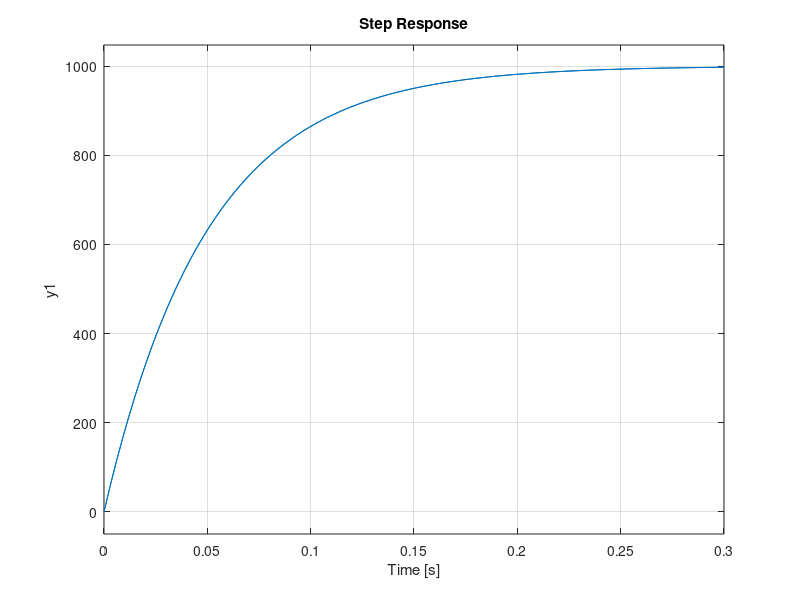
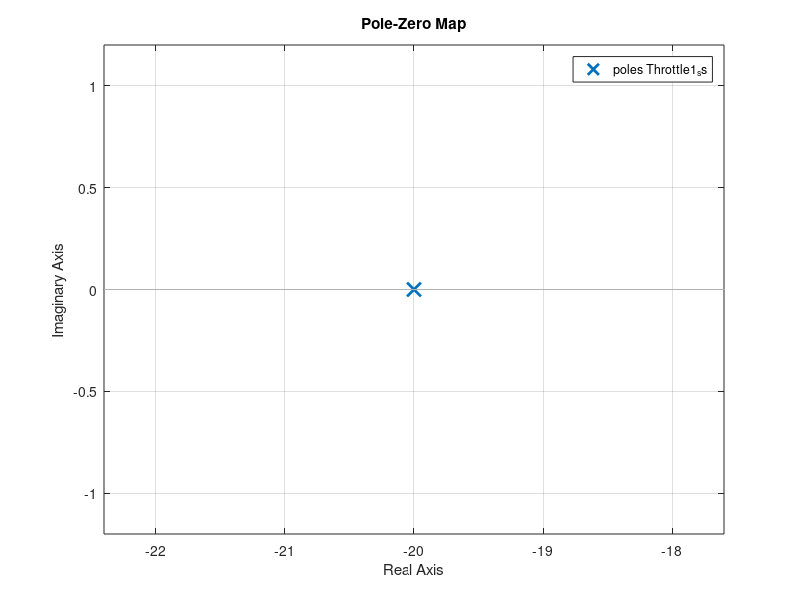
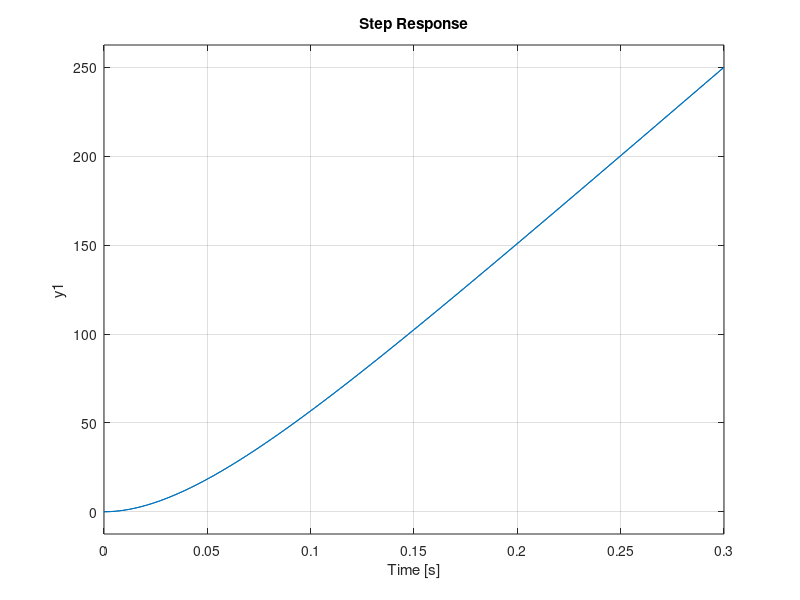
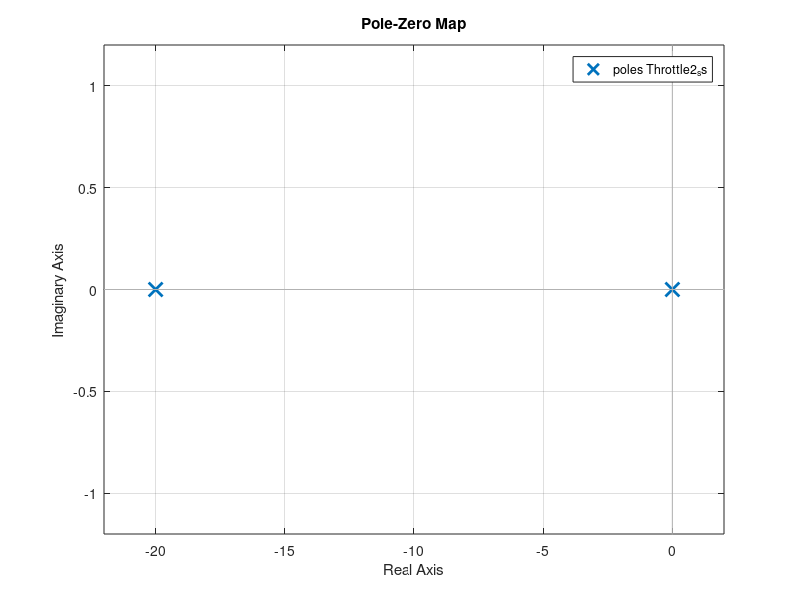

Source code (MATLAB) for these figures, in order:
% J.Williams
% University of Wisconsin-Madison
% EPD629: Powertrain Systems and Controls
% Assignement 04
% 2022-02-18

close all; clear; clc;

s = tf('s') % Define 's' for symbolic transfer function format

% Calibration Parameters
Kt = 0.063; % N*m/A
Kb = Kt; % V/(rad/s)
L = 1e-3; % Henry (Inductance)
R = 0.35; % Ohms
J = 50e-6; % kg*m^2
b = 0.001; % N*m/(rad/s)
K = 0.1; % N*m/rad
MotorTorque = 1; % Magnitude of input torque step (N*m)
ArmatureVoltage = 10; % Magnitude of input voltage step (V)


% Part 1: Throttle with damping, without spring, output angular velocity
% T - b*omega = J*(d/dt[omega])
% Laplace transform is then:
% T(s) - b*omega(s) = J*s*omega(s), which simplifies to:
% T(s) = (J*s + b)*omega(s)
% This can then give the following transfer function:
% omega(s)/T(s) = 1/(J*s + b)

G1 = 1/(J*s + b)    % Transfer function % G1 = omega(s)/T(s)
figure(1)
step(MotorTorque*G1)
hold on

% Recall first equation, T - b*omega = J*(d/dt[omega]) 
% re-order to have as function of rate of change of speed:
% d/dt[omega] = (T - b*omega)/J
% d/dt[omega] = (1/J)*T - (b/J)*omega, then reorder to have omega first:
% d/dt[omega] = (-b/J)*omega + (1/J)*T

A1 = -b/J
B1 = 1/J
C1 = 1
D1 = 0
Throttle1_ss = ss(A1, B1, C1, D1) % State space
step(MotorTorque*Throttle1_ss)

% Plot system poles using pzmap
figure(2)
pzmap(Throttle1_ss) % This should be identical to pzmap(G1)


% Part 2: Throttle with damping, without spring, output angular position
% d/dt[theta] = omega
% Laplace transform is then:
% s*theta(s) = omega(s)
% theta(s)/omega(s) = 1/s
% substituting back into original equation [omega(s)/T(s) = 1/(J*s + b)]:
% s*theta(s)/T(s) = 1/(J*s + b)
% theta(s)/T(s) = 1/(s*(J*s + b))
% theta(s)/T(s) = 1/(J*s^2 + b*s)

G2 = 1/(J*s^2+b*s+0)    % Transfer function % G1 = omega(s)/T(s)
figure(3)
step(MotorTorque*G2)
hold on

A2 = [0, 1; 0, -b/J]
B2 = [0; 1/J]
C2 = [1, 0]
D2 = 0
Throttle2_ss = ss(A2, B2, C2, D2) % State space for part 2
step(MotorTorque*Throttle2_ss)
figure(4)
pzmap(Throttle2_ss)




% Part 3: Throttle without motor, with spring, torque input, angular
% position output
G3 = 1/(J*s^2+b*s+K)    % Transfer function
figure(5)
step(MotorTorque*G3)
hold on
A3 = [0, 1; -K/J, -b/J]
B3 = [0; 1/J]
C3 = [1, 0]
D3 = 0
Throttle3_ss = ss(A3, B3, C3, D3) % State space for part 3
step(MotorTorque*Throttle3_ss)
figure(6)
pzmap(Throttle3_ss)


% Part 4: With motor, spring, voltage input, angular position output
% Motor torque proportional to current
% T = Kt*i % Motor torque
G4 = Kt / ((J*s^2 + b*s + K)*(L*s + R) + (Kb*Kt*s))
figure(7)
step(ArmatureVoltage*G4)
hold on
A4 = [0, 1, 0; -K/J, -b/J, Kt/J; 0, -Kb/L, -R/L]
B4 = [0; 0; 1/L]
C4 = [1, 0, 0]
D4 = 0
Throttle4_ss = ss(A4, B4, C4, D4) % State space for part 4
step(MotorTorque*Throttle4_ss)
figure(8)
pzmap(Throttle4_ss)
